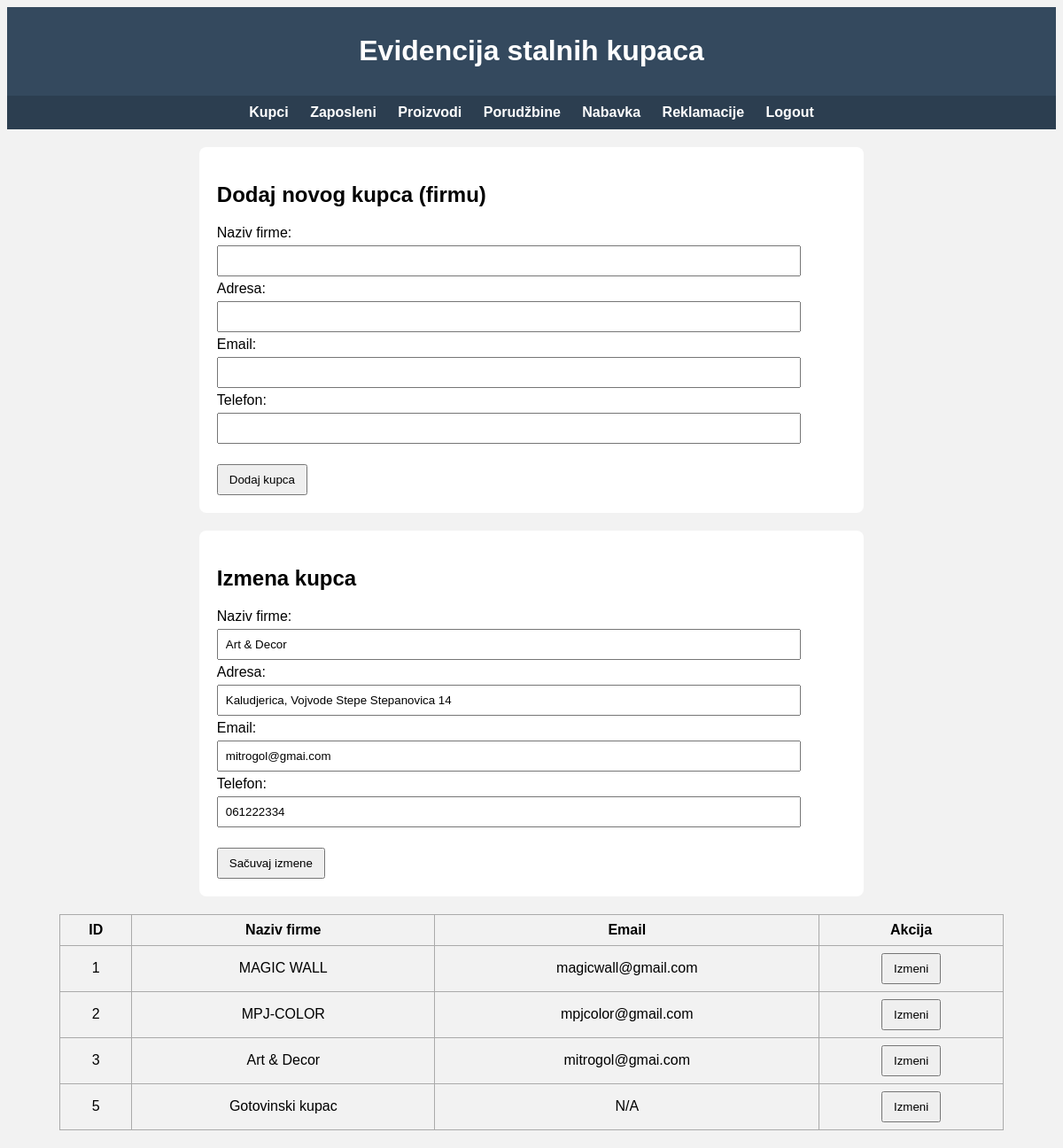
/kupac.php?edit=3 (signed in), run on the app's committed database.
### tables this page shows
CREATE TABLE `kupac` (
  `id_kupca` int(11) NOT NULL,
  `naziv_firme` varchar(100) NOT NULL,
  `telefon` varchar(30) DEFAULT NULL,
  `email` varchar(100) DEFAULT NULL,
  `adresa` varchar(255) DEFAULT NULL
);

### kupac.php (the view, shortened to what this page needs)
<?php
require_once('konekcija.php');
$edit_kupac = null;
if (isset($_GET['edit'])) {
    $id = $_GET['edit'];
    $result = mysqli_query($db, "SELECT * FROM kupac WHERE id_kupca=$id");
    $edit_kupac = mysqli_fetch_assoc($result);
}
?>
<!DOCTYPE html>
<html lang="sr">
<head>
</head>
<body>
<header>
    <h1>Evidencija stalnih kupaca</h1>
</header>
<nav>
<?php if (isset($_SESSION['id_zaposlenog'])): ?>
    <a href="kupac.php">Kupci</a>
    <a href="zaposleni.php">Zaposleni</a>
    <a href="proizvod.php">Proizvodi</a>
    <a href="porudzbina.php">Porudžbine</a>
    <a href="nabavka.php">Nabavka</a>
    <a href="reklamacija.php">Reklamacije</a>
    <a href="logout.php">Logout</a>
<?php else: ?>
    <a href="login.php">Login</a>
<?php endif; ?>
</nav>
<div class="box">
    <h2>Dodaj novog kupca (firmu)</h2>
    <form method="post">
        Naziv firme:<br>
        <input type="text" name="naziv_firme" required><br>
        Adresa:<br>
        <input type="text" name="adresa"><br>
        Email:<br>
        <input type="email" name="email"><br>
        Telefon:<br>
        <input type="text" name="telefon"><br><br>
        <button type="submit" name="create">Dodaj kupca</button>
    </form>
</div>
<?php if ($edit_kupac): ?>
<div class="box">
    <h2>Izmena kupca</h2>
    <form method="post">
        Naziv firme:<br>
        <input type="text" name="naziv_firme" value="<?= $edit_kupac['naziv_firme'] ?>"><br>
        Adresa:<br>
        <input type="text" name="adresa" value="<?= $edit_kupac['adresa'] ?>"><br>
        Email:<br>
        <input type="email" name="email" value="<?= $edit_kupac['email'] ?>"><br>
        Telefon:<br>
        <input type="text" name="telefon" value="<?= $edit_kupac['telefon'] ?>"><br><br>
        <button type="submit" name="update">Sačuvaj izmene</button>
    </form>
</div>
<?php endif; ?>
<?php
$result = mysqli_query($db, "SELECT * FROM kupac");
if ($result && mysqli_num_rows($result) > 0) {
    echo "<table>";
    echo "<tr><th>ID</th><th>Naziv firme</th><th>Email</th><th>Akcija</th></tr>";
    while ($row = mysqli_fetch_assoc($result)) {
        echo "<tr>
                <td>{$row['id_kupca']}</td>
                <td>{$row['naziv_firme']}</td>
                <td>{$row['email']}</td>
                <td>
                    <form method='get' action='kupac.php' style='display:inline;'>
                    <input type='hidden' name='edit' value='{$row['id_kupca']}'>
                    <button type='submit'>Izmeni</button>
                    </form>
                </td>
              </tr>";
    }
    echo "</table>";
}
?>
</body>
</html>

### kupac.php (style rules this page uses)
body { font-family: Arial; background:#f2f2f2; }
header, nav { text-align:center; color:white; padding:10px; }
header { background:#34495e; }
nav { background:#2c3e50; }
nav a { color:white; margin:0 10px; text-decoration:none; font-weight:bold; }
.box { background:white; width:60%; margin:20px auto; padding:20px; border-radius:8px; }
input { width:90%; padding:8px; margin:5px 0; }
button { padding:8px 12px; cursor:pointer; }
table { width:90%; margin:20px auto; border-collapse:collapse; }
th, td { border:1px solid #aaa; padding:8px; text-align:center; }

### data on the page
kupac: naziv_firme "Art & Decor", adresa "Kaludjerica, Vojvode Stepe Stepanovica 14", email "mitrogol@gmai.com", telefon "061222334", id_kupca "3"
kupac: id_kupca "1", naziv_firme "MAGIC WALL", email "magicwall@gmail.com"
kupac: id_kupca "2", naziv_firme "MPJ-COLOR", email "mpjcolor@gmail.com"
kupac: id_kupca "5", naziv_firme "Gotovinski kupac", email "N/A"
